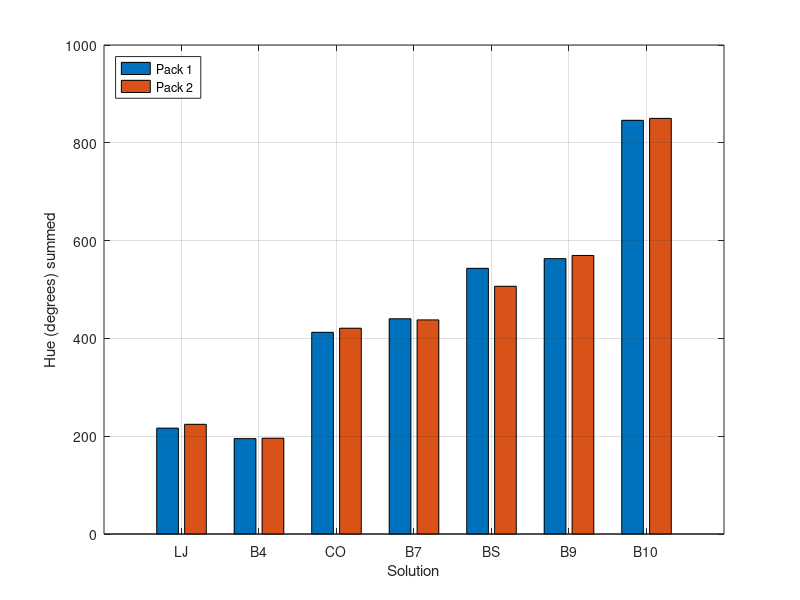

MATLAB code to generate this figure:
%pack_conparisons Plots hue pH readings side by side
%    Looks at similarity between readings from different packs

% Lemon Juice
lemonJuiceNew = [39.6 40 91.2 45.7];
lemonJuiceNewSum = sum(lemonJuiceNew);

lemonJuiceOld = [42.905334 39.886948 94.321434 47.23251];
lemonJuiceOldSum = sum(lemonJuiceOld);

% pH4
pH4New = [25.7 42.6 80.4 46.4];
pH4NewSum = sum(pH4New);

pH4Old = [27.493992 41.994495 79.408066 46.996086];
pH4OldSum = sum(pH4Old);

% Coffee
coffeeNew = [266.6 43.1 62.6 40.2];
coffeeNewSum = sum(coffeeNew);

coffeeOld = [271.14188 43.43376 64.876434 41.400677];
coffeeOldSum = sum(coffeeOld);

% pH7
pH7New = [237.8 79.7 76.0 46.7];
pH7NewSum = sum(pH7New);

pH7Old = [237.89304 74.767105 78.46771 46.720802];
pH7OldSum = sum(pH7Old);

% Baking Soda
bakingSodaNew = [242.6 178.8 78.4 43.5];
bakingSodaNewSum = sum(bakingSodaNew);

bakingSodaOld = [241.66821 142.01382 78.61345 44.311626];
bakingSodOldSum = sum(bakingSodaOld);

% pH9
pH9New = [245.9 209.8 65.5 41.9];
pH9NewSum = sum(pH9New);

pH9Old = [242.9 205.5 79.5 41.7];
pH9OldSum = sum(pH9Old);

% pH10
pH10New = [246.8 218.2 347.1 33.9];
pH10NewSum = sum(pH10New);

pH10Old = [247.37201 216.63863 350.89166 35.058643];
pH10OldSum = sum(pH10Old);

% Not dipped
notDippedNew = [226.7 54.2 78.2 41.4];
notDippedNewSum = sum(notDippedNew);

notDippedOld = [226.7 54.4 80.7 40.2];
notDippedOldSum = sum(notDippedOld);

% Plot on a single bar chart
y = [lemonJuiceNewSum lemonJuiceOldSum;
    pH4NewSum pH4OldSum;
    coffeeNewSum coffeeOldSum;
    pH7NewSum pH7OldSum;
    bakingSodaNewSum bakingSodOldSum;
    pH9NewSum pH9OldSum;
    pH10NewSum pH10OldSum];

figure(1);
bar(y); 
%title('Pack Comparison - Range of Different Solutions');
legend({'Pack 1','Pack 2'},'Location','northwest');
set(gca,'XTick',1:7)
set(gca,'XTickLabel',{'LJ','B4','CO','B7', 'BS', 'B9', 'B10'})
xlabel("Solution"); 
ylabel("Hue (degrees) summed");
grid on;
print('../figures/pack-comparison','-dpng');


